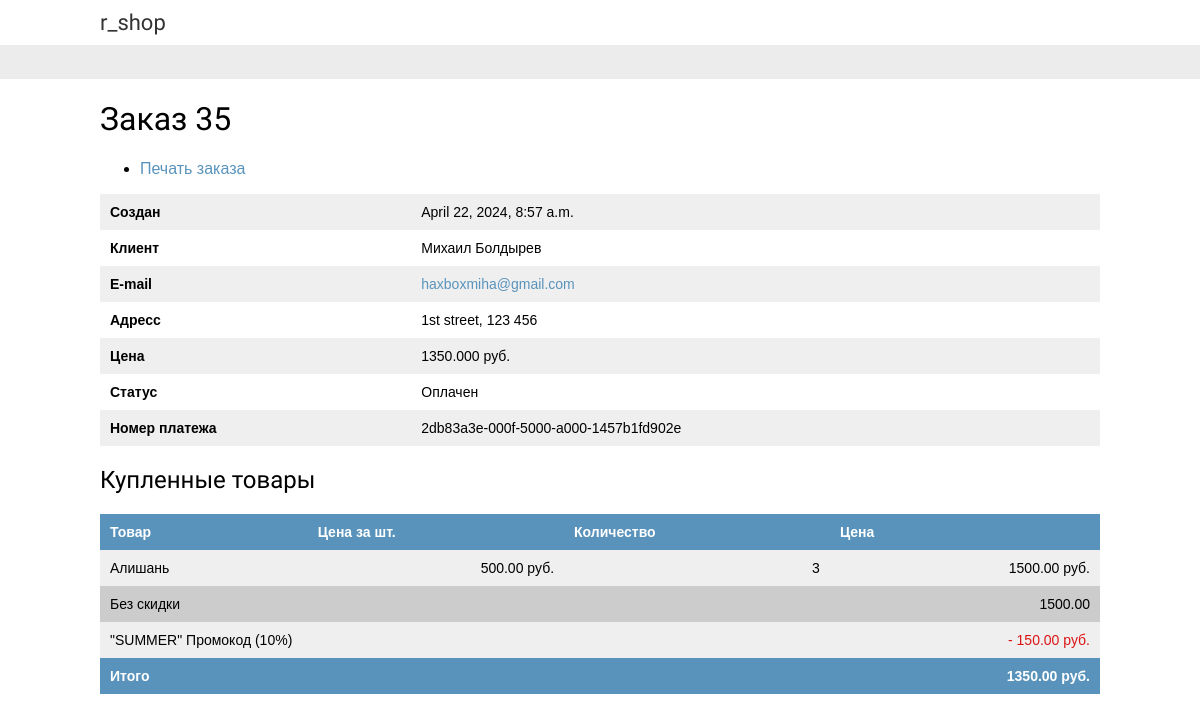
Page /orders/admin/order/35/ (signed in) on the committed database.
### orders/models.py (models this page shows, shortened)
class Order(models.Model):
    first_name = models.CharField(max_length=50, verbose_name='Имя')
    last_name = models.CharField(max_length=50, verbose_name='Фамилия')
    email = models.EmailField()
    address = models.CharField(max_length=250, verbose_name='Адрес')
    postal_code = models.CharField(
        max_length=20, verbose_name='Почтовый индекс')
    city = models.CharField(max_length=100, verbose_name='Город')
    created = models.DateTimeField(auto_now_add=True, verbose_name='Создан')
    updated = models.DateTimeField(auto_now=True, verbose_name='Обновлен')
    paid = models.BooleanField(default=False, verbose_name='Оплачен')
    payment_id = models.CharField(
        max_length=250, blank=True, verbose_name='ID платежа')
    coupon = models.ForeignKey(
        Coupon, related_name='orders', null=True, blank=True, on_delete=models.SET_NULL, verbose_name='Промокод')
    discount = models.IntegerField(
        default=0, validators=[MinValueValidator(0), MaxValueValidator(100)])
    class Meta:
        ordering = [
            '-created',
        ]
        indexes = [
            models.Index(fields=['-created']),
        ]
        verbose_name = 'Заказ'
        verbose_name_plural = 'Заказы'
    def get_total_cost(self):
        total_cost = self.get_total_cost_before_discount()
        return total_cost - self.get_discount()
    def get_total_cost_before_discount(self):
        return sum(item.get_cost() for item in self.items.all())
    def get_discount(self):
        total_cost = self.get_total_cost_before_discount()
        if self.discount:
            return total_cost * (self.discount / Decimal(100))
        return Decimal(0)

class OrderItem(models.Model):
    order = models.ForeignKey(
        Order, related_name='items', on_delete=models.CASCADE, verbose_name='Заказ')
    product = models.ForeignKey(
        Product, related_name='order_items', on_delete=models.CASCADE, verbose_name='Товар')
    price = models.DecimalField(
        max_digits=10, decimal_places=2, verbose_name='Цена')
    quantity = models.PositiveIntegerField(
        default=1, verbose_name='Количество')
    def get_cost(self):
        return self.price * self.quantity

### shop/models.py (models this page shows, shortened)
class Product(models.Model):
    category = models.ForeignKey(Category, related_name='products', on_delete=models.CASCADE, verbose_name='Категория')
    name = models.CharField(max_length=200, verbose_name='Наименование')
    slug = models.SlugField(max_length=200)
    image = models.ImageField(upload_to='products/%Y/%m/%d', blank=True, verbose_name='Изображение')
    description = models.TextField(blank=True)
    price = models.DecimalField(max_digits=10, decimal_places=2, verbose_name='Цена')
    available = models.BooleanField(default=True, verbose_name='Наличие')
    created = models.DateTimeField(auto_now_add=True, verbose_name='Создан')
    updated = models.DateTimeField(auto_now=True, verbose_name='Обновлен')
    class Meta:
        ordering = [
            'name'
        ]
        indexes = [
            models.Index(fields=['id', 'slug']),
            models.Index(fields=['name']),
            models.Index(fields=['-created']),
        ]
        verbose_name = 'Продукт'
        verbose_name_plural = 'Продукты'

### coupons/models.py (models this page shows, shortened)
class Coupon(models.Model):
    code = models.CharField(max_length=50, unique=True)
    valid_from = models.DateTimeField()
    valid_to = models.DateTimeField()
    discount = models.IntegerField(
        validators=[MinValueValidator(0), MaxValueValidator(100)],
        help_text='Процент от 0 до 100'
    )
    active = models.BooleanField()

### orders/views.py (the view)
# urls.py: path('admin/order/<int:order_id>/', views.admin_order_detail, name='admin_order_detail'),
@staff_member_required
def admin_order_detail(request, order_id):
    order = get_object_or_404(Order, id=order_id)
    return render(
        request,
        'admin/orders/order/detail.html',
        {'order': order},
    )

### cart/cart.py (called while the page is built)
    def __len__(self):
        return sum(item['quantity'] for item in self.cart.values())

### cart/context_processors.py (called while the page is built)
def cart(request):
    return {'cart': Cart(request)}

### orders/templates/admin/orders/order/detail.html (shortened to what this page needs)
{% extends 'shop/base.html' %}
{% block content %}
    <div class="module">
        <h1> Заказ {{ order.id }}</h1>
        <ul class="object-tools">
            <li>
                <a href="#" onclick="window.print()">
                    Печать заказа
                </a>
            </li>
        </ul>
        <table>
            <tr>
                <th>Создан</th>
                <td>{{ order.created }}</td>
            </tr>
            <tr>
                <th>Клиент</th>
                <td>{{ order.first_name }} {{ order.last_name }}</td>
            </tr>
            <tr>
                <th>E-mail</th>
                <td><a href="mailto:{{ order.mail }}">{{ order.email }}</a></td>
            </tr>
            <tr>
                <th>Адресс</th>
                <td>
                    {{ order.address }},
                    {{ order.postal_code }} {{ order.ciry }}
                </td>
            </tr>
            <tr>
                <th>Цена</th>
                <td>{{ order.get_total_cost }} руб.</td>
            </tr>
            <tr>
                <th>Статус</th>
                <td>{% if order.paid %}Оплачен{% else %}Не оплачен{% endif %}</td>
            </tr>
            <tr>
                <th>Номер платежа</th>
                <td>
                    {{ order.payment_id }}
                </td>
            </tr>
        </table>
    </div>
    <div class="module">
        <h2>Купленные товары</h2>
        <table style="width:100%">
            <thead>
                <tr>
                    <th>Товар</th>
                    <th>Цена за шт.</th>
                    <th>Количество</th>
                    <th>Цена</th>
                </tr>
            </thead>
            <tbody>
                {% for item in order.items.all %}
                    <tr class="row{% cycle '1' '2' %}">
                        <td>{{ item.product.name }}</td>
                        <td class="num">{{ item.price }} руб.</td>
                        <td class="num">{{ item.quantity }}</td>
                        <td class="num">{{ item.get_cost }} руб.</td>
                    </tr>
                {% endfor %}
                {% if order.coupon %}
                <tr class="subtotal">
                    <td colspan="3">Без скидки</td>
                    <td class="num">
                        {{  order.get_total_cost_before_discount|floatformat:2 }}
                    </td>
                </tr>
                <tr>
                <td colspan="3">
                    "{{ order.coupon.code }}" Промокод
                    ({{ order.discount }}%)
                </td>
                <td class="num neg"> - {{ order.get_discount|floatformat:2 }} руб.</td>
                </tr>
                {% endif %}
                <tr class="total">
                    <td colspan="3">Итого</td>
                    <td class="num">{{ order.get_total_cost|floatformat:2 }} руб.</td>
                </tr>
            </tbody>
        </table>
    </div>
{% endblock  %}

### shop/static/css/base.css (style rules this page uses)
body { margin:0; padding:0; font-family:helvetica, sans-serif; }
h1, h2, h3, h4, h5 , h6 { font-family: 'Ubuntu', sans-serif; font-weight:normal; }
a { text-decoration:none; color:#5993bb; }
table { width:100%; border-spacing:0; border-collapse: collapse; }
table th, table td { text-align:left; font-size:14px; padding:10px; margin:0; }
tbody tr:nth-child(odd) { background:#efefef; }
tbody tr.subtotal { background:#ccc; }
thead th, tbody tr.total { background:#5993bb; color:#fff; font-weight:bold; }
tbody td.num { text-align:right; }
.neg { color:#dc1616; }

### rows in the picture
Order: id "35", created "April 22, 2024, 8:57 a.m.", first_name "Михаил", last_name "Болдырев", email "haxboxmiha@gmail.com", address "1st street", postal_code "123 456", get_total_cost "1350.000", payment_id "2db83a3e-000f-5000-a000-1457b1fd902e", get_total_cost_before_discount "1500.00", coupon.code "SUMMER", discount "10", get_discount "150.00", get_total_cost "1350.00"
OrderItem: product.name "Алишань", price "500.00", quantity "3", get_cost "1500.00"
